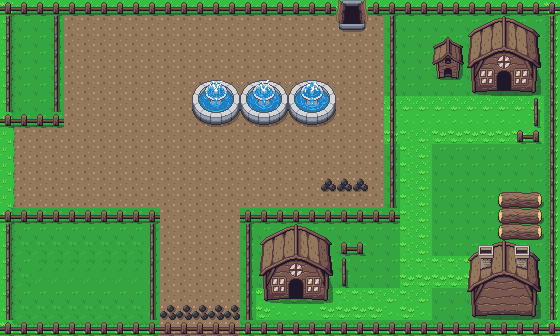

The image is a tile-based game level rendered from a .tmx file. Its description and source (layers, tilesets, objects; grid data summarised) follow:
An orthogonal 35x21 tile map with 16x16 px tiles, 4 tile layers (ROAD_GRASS, BOMB, OBJECTS, DOOR).

<map version="1.5" tiledversion="1.5.0" orientation="orthogonal" renderorder="right-down" width="35" height="21" tilewidth="16" tileheight="16" infinite="0" nextlayerid="6" nextobjectid="1">
 <editorsettings>
  <export target="TILES_CSV/MAP_03/MAP_03.csv" format="csv" />
 </editorsettings>
 <tileset firstgid="1" source="TILESET_CODING_IN_GAME_ZELDA.tsx" />
 <layer id="1" name="ROAD_GRASS" width="35" height="21">
  <data>[735 cells, 735 non-empty, 17 distinct tile ids]</data>
 </layer>
 <layer id="4" name="BOMB" width="35" height="21">
  <data>[735 cells, 8 non-empty, 2 distinct tile ids]</data>
 </layer>
 <layer id="2" name="OBJECTS" width="35" height="21">
  <data>[735 cells, 283 non-empty, 93 distinct tile ids]</data>
 </layer>
 <layer id="5" name="DOOR" width="35" height="21">
  <data>[735 cells, 4 non-empty, 4 distinct tile ids]</data>
 </layer>
</map>
